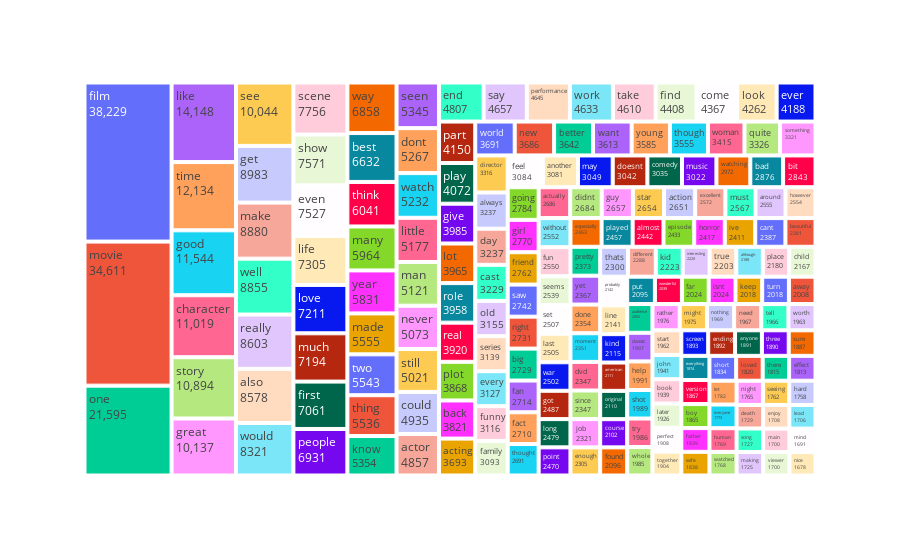

The code cell stored with this chart in its notebook:
### Code cell
freqw=df[df['label']==1]['final2'].str.split(expand=True).stack().value_counts()
freqw200=freqw[:200]

fig=px.treemap(freqw200,path=[freqw200.index],values=0)
fig.update_traces(textinfo="label+value")
fig.show()

### Figure 1 — Plotly figure (JSON) as saved in the notebook; plotly's stock layout.template omitted (floating-point values rounded to 4 significant figures; data arrays with more than 128 entries replaced by an {"elided": "..."} marker saying what was removed)
{"data": [{"branchvalues": "total", "domain": {"x": [0, 1], "y": [0, 1]}, "hovertemplate": "labels=%{label}<br>0=%{value}<br>parent=%{parent}<br>id=%{id}<extra></extra>", "ids": {"elided": "200 str values"}, "labels": {"elided": "200 str values"}, "name": "", "parents": {"elided": "200 str values"}, "textinfo": "label+value", "type": "treemap", "values": {"elided": "200 int values"}}], "layout": {"legend": {"tracegroupgap": 0}, "margin": {"t": 60}}}
